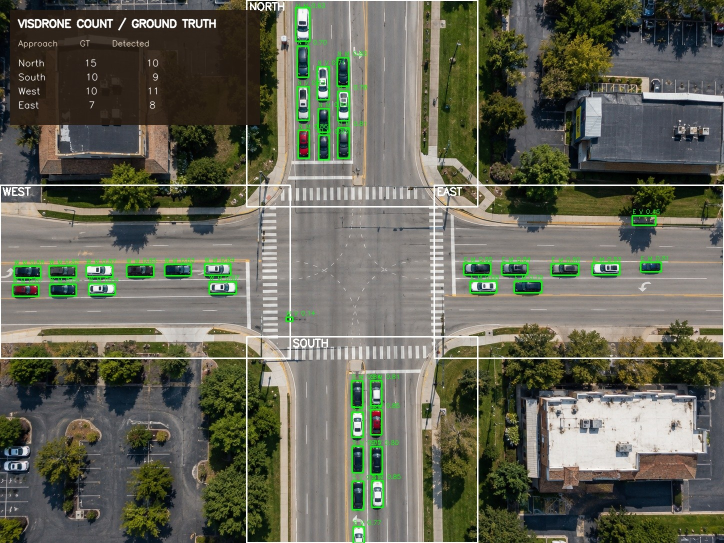
#> input picture paper/figures/perception_example_test_06.jpg, 1448 x 1086 px (shown at 1/2 size)
$ python generate_piere_figures.py
#> lines starting #> are read from the running program, lines starting #| are printed output that depends on the picture
"""Generate ten publication figures (PNG, SVG, PDF) from saved PIERE results."""
from __future__ import annotations

import json
import os
from pathlib import Path

os.environ.setdefault("MPLBACKEND", "Agg")
import matplotlib.pyplot as plt
import numpy as np
import pandas as pd
from matplotlib.patches import FancyBboxPatch

ROOT = Path(__file__).resolve().parents[1]
OUT = ROOT / "paper" / "figures"
OUT.mkdir(parents=True, exist_ok=True)
COLORS = {
    "fixed_15": "#64748b", "fixed_35": "#2563eb", "fixed_webster": "#7c3aed",
    "vehicle_actuated": "#ea580c", "queue_based": "#16a34a", "queue_based_legacy": "#94a3b8",
}
LABELS = {
    "fixed_15": "Fixed 15 s", "fixed_35": "Fixed 35 s", "fixed_webster": "Webster",
    "vehicle_actuated": "Vehicle actuated", "queue_based": "Queue based", "queue_based_legacy": "Queue based legacy",
}
CONTROLLERS = list(LABELS)
plt.rcParams.update({"font.family": "DejaVu Sans", "font.size": 9, "axes.titlesize": 11, "figure.titlesize": 13})


def read(name: str) -> dict:
    return json.loads((ROOT / "outputs" / name).read_text(encoding="utf-8"))


def merged(horizon: int) -> tuple[pd.DataFrame, list[dict]]:
    base = read(f"piere_revision_{horizon}.json")
    add = read(f"piere_revision_addendum_{horizon}.json")
    return pd.DataFrame(base["summary"] + add["summary"]), base["runs"] + add["runs"]


def save(fig: plt.Figure, number: int, name: str) -> None:
    fig.set_size_inches(max(7.1, fig.get_figwidth()), max(4.1, fig.get_figheight()))
    fig.tight_layout()
    stem = OUT / f"figure_{number:02d}_{name}"
    fig.savefig(stem.with_suffix(".png"), dpi=300, bbox_inches="tight")
    svg_path = stem.with_suffix(".svg")
    fig.savefig(svg_path, bbox_inches="tight")
    svg_text = svg_path.read_text(encoding="utf-8")
    svg_path.write_text(
        "\n".join(line.rstrip() for line in svg_text.splitlines()) + "\n",
        encoding="utf-8",
    )
    fig.savefig(stem.with_suffix(".pdf"), bbox_inches="tight")
    plt.close(fig)


def fig1() -> None:
    fig, ax = plt.subplots()
    ax.set_xlim(0, 10); ax.set_ylim(0, 4); ax.axis("off")
    boxes = [(0.3, 1.5, 2.2, 1.1, "Intersection image\n(test or upload)"),
             (3.0, 1.5, 2.2, 1.1, "YOLO count by\napproach"),
             (5.7, 1.5, 1.8, 1.1, "Initial queues\nqN, qS, qE, qW"),
             (8.0, 1.5, 1.7, 1.1, "SimPy phase\ncontrol model")]
    for x,y,w,h,label in boxes:
        ax.add_patch(FancyBboxPatch((x,y),w,h,boxstyle="round,pad=0.05",fc="#eff6ff",ec="#2563eb",lw=1.5))
        ax.text(x+w/2,y+h/2,label,ha="center",va="center")
    for x in (2.55,5.25,7.55):
        ax.annotate("",xy=(x+0.4,2.05),xytext=(x,2.05),arrowprops={"arrowstyle":"->","lw":1.5})
    ax.text(5,3.35,"Image-based initial state and discrete-event phase control",ha="center",weight="bold")
    ax.text(8.8,0.8,"Fixed 15 / 35 · Webster · vehicle-actuated · queue-based",ha="center",fontsize=8)
    ax.text(8.8,0.35,"Outputs: waiting · integral queue · throughput · residual queue · phase trace",ha="center",fontsize=8)
    save(fig,1,"system_architecture")


def fig2() -> None:
    path=ROOT/"paper"/"figures"/"perception_example_test_06.jpg"
    image=plt.imread(path)
    fig,ax=plt.subplots(); ax.imshow(image); ax.axis("off")
    ax.set_title("YOLO11 detections and approach-specific vehicle counts")
    save(fig,2,"yolo_example")


def fig3() -> None:
    summary,_=merged(3600); data=summary[summary.controller.isin(CONTROLLERS[:5])]
    scenarios=["symmetric","asymmetric_ns","variable_demand","sudden_dominance_switch","high_load","symmetric_low","symmetric_9","asymmetric_ew","true_oversaturated"]
    titles={
        "symmetric":"Symmetric 6/min", "asymmetric_ns":"Asymmetric N/S 10/4",
        "variable_demand":"Variable demand", "sudden_dominance_switch":"Dominance switch",
        "high_load":"High load 18/min", "symmetric_low":"Symmetric 3/min",
        "symmetric_9":"Symmetric 9/min", "asymmetric_ew":"Asymmetric E/W 4/10",
        "true_oversaturated":"Oversaturated 24/min",
    }
    fig,axes=plt.subplots(3,3,sharey=False,figsize=(7.1,6.6))
    for ax,scenario in zip(axes.flat,scenarios,strict=True):
        part=data[data.scenario==scenario].set_index("controller").reindex(CONTROLLERS[:5]).dropna(subset=["average_wait_seconds"])
        x=np.arange(len(part)); colors=[COLORS[c] for c in part.index]
        ax.bar(x,part.average_wait_seconds,color=colors,yerr=part.wait_95ci_half_width,capsize=2)
        ax.set_xticks(x,[LABELS[c] for c in part.index],rotation=45,ha="right",fontsize=7)
        ax.set_title(titles[scenario]); ax.set_ylabel("Mean wait (s)"); ax.grid(axis="y",alpha=.2)
    fig.suptitle("Controller comparison at 3600 s (mean ± 95% t interval)")
    save(fig,3,"controller_comparison")


# [86 lines left out: functions fig4, fig5, fig6, fig7, fig8, fig9 and 1 more, not called in this run]


def main() -> None:
    for fn in (fig1,fig2,fig3,fig4,fig5,fig6,fig7,fig8,fig9,fig10): fn()
#> this loop made 3 passes
#> pass 1, in save, `fig.savefig(stem.with_suffix(".png"), dpi=300, bbox_inches="tight")`:
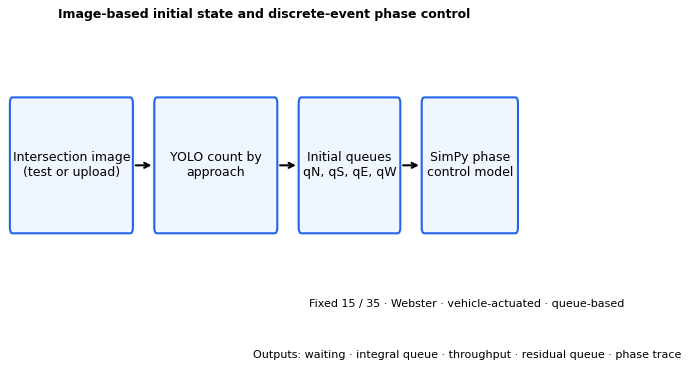
#> figure drawn by matplotlib, 1 panel
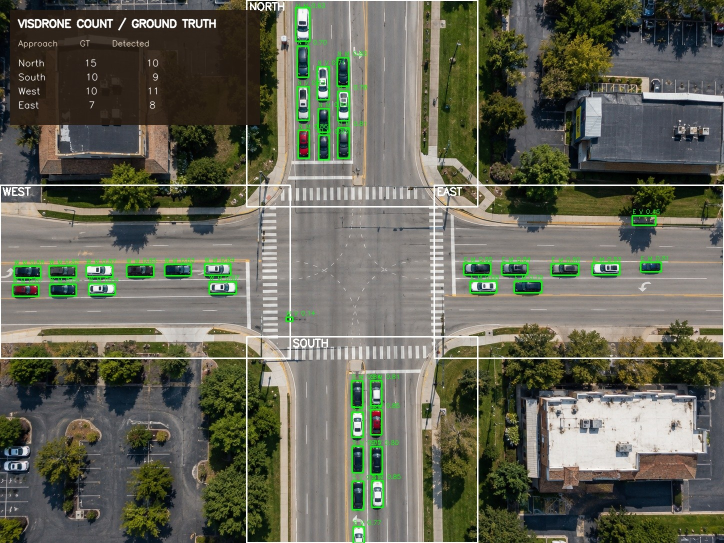
#> input picture paper/figures/perception_example_test_06.jpg, 1448 x 1086 px (shown at 1/2 size)
    print(f"Wrote 30 publication files to {OUT}")

#> (the run stopped early here; a loop or call above may not have finished)
